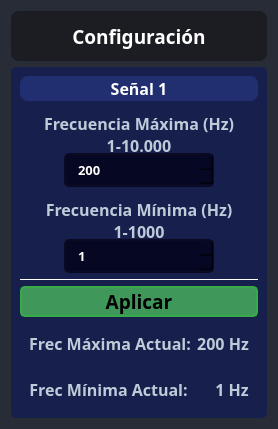
                     <widget class="QFrame" name="frame_18">
                      <property name="sizePolicy">
                       <sizepolicy hsizetype="Preferred" vsizetype="Preferred">
                        <horstretch>0</horstretch>
                        <verstretch>0</verstretch>
                       </sizepolicy>
                      </property>
                      <property name="minimumSize">
                       <size>
                        <width>220</width>
                        <height>425</height>
                       </size>
                      </property>
                      <property name="styleSheet">
                       <string notr="true">background-color: rgb(39, 44, 54);
border-radius: 5px;</string>
                      </property>
                      <property name="frameShape">
                       <enum>QFrame::StyledPanel</enum>
                      </property>
                      <property name="frameShadow">
                       <enum>QFrame::Raised</enum>
                      </property>
                      <layout class="QVBoxLayout" name="verticalLayout_24">
                       <item>
                        <layout class="QGridLayout" name="gridLayout_7">
                         <property name="verticalSpacing">
                          <number>6</number>
                         </property>
                         <item row="2" column="0" alignment="Qt::AlignTop">
                          <widget class="QFrame" name="frame_21">
                           <property name="sizePolicy">
                            <sizepolicy hsizetype="Preferred" vsizetype="Preferred">
                             <horstretch>0</horstretch>
                             <verstretch>0</verstretch>
                            </sizepolicy>
                           </property>
                           <property name="minimumSize">
                            <size>
                             <width>0</width>
                             <height>200</height>
                            </size>
                           </property>
                           <property name="maximumSize">
                            <size>
                             <width>16777215</width>
                             <height>400</height>
                            </size>
                           </property>
                           <property name="styleSheet">
                            <string notr="true">background-color: rgb(23, 32, 77);
border-radius: 5px;</string>
                           </property>
                           <property name="frameShape">
                            <enum>QFrame::StyledPanel</enum>
                           </property>
                           <property name="frameShadow">
                            <enum>QFrame::Raised</enum>
                           </property>
                           <layout class="QVBoxLayout" name="verticalLayout_26" stretch="0,0,0,0,0,0,0,0,0">
                            <property name="spacing">
                             <number>6</number>
                            </property>
                            <item>
                             <widget class="QLabel" name="label_top_info_22">
                              <property name="minimumSize">
                               <size>
                                <width>0</width>
                                <height>25</height>
                               </size>
                              </property>
                              <property name="maximumSize">
                               <size>
                                <width>16777215</width>
                                <height>25</height>
                               </size>
                              </property>
                              <property name="font">
                               <font>
                                <family>Satoshi Black</family>
                                <pointsize>12</pointsize>
                                <weight>75</weight>
                                <bold>true</bold>
                               </font>
                              </property>
                              <property name="styleSheet">
                               <string notr="true">QLabel{
	background-color: rgb(33, 46, 112);
	border: 0px solid ;
	border-radius: 8px;
color: white;
}</string>
                              </property>
                              <property name="text">
                               <string>Señal 1</string>
                              </property>
                              <property name="alignment">
                               <set>Qt::AlignCenter</set>
                              </property>
                             </widget>
                            </item>
                            <item>
                             <widget class="QLabel" name="label_top_info_23">
                              <property name="minimumSize">
                               <size>
                                <width>0</width>
                                <height>40</height>
                               </size>
                              </property>
                              <property name="maximumSize">
                               <size>
                                <width>16777215</width>
                                <height>30</height>
                               </size>
                              </property>
                              <property name="font">
                               <font>
                                <family>Satoshi</family>
                                <pointsize>12</pointsize>
                                <weight>75</weight>
                                <bold>true</bold>
                               </font>
                              </property>
                              <property name="styleSheet">
                               <string notr="true">color: rgb(191, 203, 217)</string>
                              </property>
                              <property name="text">
                               <string>&lt;html&gt;&lt;head/&gt;&lt;body&gt;&lt;p&gt;Frecuencia Máxima (Hz) 1-10.000&lt;/p&gt;&lt;/body&gt;&lt;/html&gt;</string>
                              </property>
                              <property name="alignment">
                               <set>Qt::AlignCenter</set>
                              </property>
                              <property name="wordWrap">
                               <bool>true</bool>
                              </property>
                             </widget>
                            </item>
                            <item alignment="Qt::AlignHCenter">
                             <widget class="QSpinBox" name="maxCarrierFSK1">
                              <property name="sizePolicy">
                               <sizepolicy hsizetype="Fixed" vsizetype="Fixed">
                                <horstretch>0</horstretch>
                                <verstretch>0</verstretch>
                               </sizepolicy>
                              </property>
                              <property name="minimumSize">
                               <size>
                                <width>150</width>
                                <height>30</height>
                               </size>
                              </property>
                              <property name="font">
                               <font>
                                <family>Satoshi</family>
                                <pointsize>10</pointsize>
                                <weight>75</weight>
                                <bold>true</bold>
                               </font>
                              </property>
                              <property name="toolTip">
                               <string/>
                              </property>
                              <property name="styleSheet">
                               <string notr="true">QSpinBox{
	background-color: rgb(5, 7, 35);
	color: rgb(255,255,255);
	border-radius: 5px;
	border: 2px solid rgb(10, 11, 35);
	padding: 5px;
	padding-left: 10px;
}
QSpinBox:hover{
	border: 2px solid rgb(0, 0, 127)
}
QSpinBox QAbstractItemView {
	color: rgb(85, 170, 255);	
	background-color: rgb(27, 29, 35);
	padding: 10px;
	selection-background-color: rgb(27, 29, 35);
}
/*
rgb(27, 29, 35);
rgb(13, 9, 59)
*/

QSpinBox::up-button{
	width: 25px; 
	border-left-width: 3px;
	border-left-color: rgba(39, 44, 54, 150);
	border-left-style: solid;
	border-top-right-radius: 3px;
	border-bottom-right-radius: 3px;	
	background-image: url(:/16x16/icons/16x16/cil-arrow-top.png);
	background-position: center;
	background-repeat: no-reperat;
}

QSpinBox::up-button:hover{
	background-color: rgb(80, 80, 80)
}

QSpinBox::down-button:hover{
	background-color: rgb(80, 80, 80)
}

QSpinBox::down-button{
	width: 25px; 
	border-left-width: 3px;
	border-left-color: rgba(39, 44, 54, 150);
	border-left-style: solid;
	border-top-right-radius: 3px;
	border-bottom-right-radius: 3px;	
	background-image: url(:/16x16/icons/16x16/cil-arrow-bottom.png);
	background-position: center;
	background-repeat: no-reperat;
}</string>
                              </property>
                              <property name="minimum">
                               <number>1</number>
                              </property>
                              <property name="maximum">
                               <number>10000</number>
                              </property>
                              <property name="value">
                               <number>200</number>
                              </property>
                             </widget>
                            </item>
                            <item>
                             <widget class="QLabel" name="label_top_info_21">
                              <property name="minimumSize">
                               <size>
                                <width>0</width>
                                <height>40</height>
                               </size>
                              </property>
                              <property name="maximumSize">
                               <size>
                                <width>16777215</width>
                                <height>30</height>
                               </size>
                              </property>
                              <property name="font">
                               <font>
                                <family>Satoshi</family>
                                <pointsize>12</pointsize>
                                <weight>75</weight>
                                <bold>true</bold>
                               </font>
                              </property>
                              <property name="styleSheet">
                               <string notr="true">color: rgb(191, 203, 217)</string>
                              </property>
                              <property name="text">
                               <string>&lt;html&gt;&lt;head/&gt;&lt;body&gt;&lt;p&gt;Frecuencia Mínima (Hz) 1-1000&lt;/p&gt;&lt;/body&gt;&lt;/html&gt;</string>
                              </property>
                              <property name="alignment">
                               <set>Qt::AlignCenter</set>
                              </property>
                              <property name="wordWrap">
                               <bool>true</bool>
                              </property>
                             </widget>
                            </item>
                            <item alignment="Qt::AlignHCenter">
                             <widget class="QSpinBox" name="minCarrierFSK1">
                              <property name="sizePolicy">
                               <sizepolicy hsizetype="Fixed" vsizetype="Fixed">
                                <horstretch>0</horstretch>
                                <verstretch>0</verstretch>
                               </sizepolicy>
                              </property>
                              <property name="minimumSize">
                               <size>
                                <width>150</width>
                                <height>30</height>
                               </size>
                              </property>
                              <property name="font">
                               <font>
                                <family>Satoshi</family>
                                <pointsize>10</pointsize>
                                <weight>75</weight>
                                <bold>true</bold>
                               </font>
                              </property>
                              <property name="toolTip">
                               <string/>
                              </property>
                              <property name="styleSheet">
                               <string notr="true">QSpinBox{
	background-color: rgb(5, 7, 35);
	color: rgb(255,255,255);
	border-radius: 5px;
	border: 2px solid rgb(10, 11, 35);
	padding: 5px;
	padding-left: 10px;
}
QSpinBox:hover{
	border: 2px solid rgb(0, 0, 127)
}
QSpinBox QAbstractItemView {
	color: rgb(85, 170, 255);	
	background-color: rgb(27, 29, 35);
	padding: 10px;
	selection-background-color: rgb(27, 29, 35);
}
/*
rgb(27, 29, 35);
rgb(13, 9, 59)
*/

QSpinBox::up-button{
	width: 25px; 
	border-left-width: 3px;
	border-left-color: rgba(39, 44, 54, 150);
	border-left-style: solid;
	border-top-right-radius: 3px;
	border-bottom-right-radius: 3px;	
	background-image: url(:/16x16/icons/16x16/cil-arrow-top.png);
	background-position: center;
	background-repeat: no-reperat;
}

QSpinBox::up-button:hover{
	background-color: rgb(80, 80, 80)
}

QSpinBox::down-button:hover{
	background-color: rgb(80, 80, 80)
}

QSpinBox::down-button{
	width: 25px; 
	border-left-width: 3px;
	border-left-color: rgba(39, 44, 54, 150);
	border-left-style: solid;
	border-top-right-radius: 3px;
	border-bottom-right-radius: 3px;	
	background-image: url(:/16x16/icons/16x16/cil-arrow-bottom.png);
	background-position: center;
	background-repeat: no-reperat;
}</string>
                              </property>
                              <property name="minimum">
                               <number>1</number>
                              </property>
                              <property name="maximum">
                               <number>1000</number>
                              </property>
                             </widget>
                            </item>
                            <item>
                             <widget class="Line" name="line">
                              <property name="maximumSize">
                               <size>
                                <width>16777215</width>
                                <height>1</height>
                               </size>
                              </property>
                              <property name="styleSheet">
                               <string notr="true">background-color: rgb(255, 255, 255);</string>
                              </property>
                              <property name="orientation">
                               <enum>Qt::Horizontal</enum>
                              </property>
                             </widget>
                            </item>
                            <item>
                             <widget class="QPushButton" name="btn_AplicarASK">
                              <property name="sizePolicy">
                               <sizepolicy hsizetype="Minimum" vsizetype="Preferred">
                                <horstretch>0</horstretch>
                                <verstretch>0</verstretch>
                               </sizepolicy>
                              </property>
                              <property name="minimumSize">
                               <size>
                                <width>150</width>
                                <height>30</height>
                               </size>
                              </property>
                              <property name="maximumSize">
                               <size>
                                <width>16777215</width>
                                <height>40</height>
                               </size>
                              </property>
                              <property name="font">
                               <font>
                                <family>Satoshi Black</family>
                                <pointsize>14</pointsize>
                                <weight>75</weight>
                                <bold>true</bold>
                               </font>
                              </property>
                              <property name="styleSheet">
                               <string notr="true">QPushButton {
	border: 2px solid rgb(56, 170, 72);
	border-radius: 5px;	
	background-color: rgb(63, 152, 90);
}

/* rgb(52, 59, 72)*/
QPushButton:hover {
	background-color: rgb(60, 198, 84);
	border: 2px solid rgb(60, 196, 72);
}
QPushButton:pressed {	
	background-color: rgb(37, 138, 26);
	border: 2px solid rgb(60, 196, 72);
}</string>
                              </property>
                              <property name="text">
                               <string>Aplicar</string>
                              </property>
                              <property name="icon">
                               <iconset resource="files.qrc">
                                <normaloff>:/16x16/icons/16x16/cil-check-alt.png</normaloff>:/16x16/icons/16x16/cil-check-alt.png</iconset>
                              </property>
                             </widget>
                            </item>
                            <item>
                             <widget class="QFrame" name="frame_20">
                              <property name="minimumSize">
                               <size>
                                <width>0</width>
                                <height>40</height>
                               </size>
                              </property>
                              <property name="maximumSize">
                               <size>
                                <width>16777215</width>
                                <height>40</height>
                               </size>
                              </property>
                              <property name="frameShape">
                               <enum>QFrame::StyledPanel</enum>
                              </property>
                              <property name="frameShadow">
                               <enum>QFrame::Raised</enum>
                              </property>
                              <layout class="QHBoxLayout" name="horizontalLayout_22">
                               <item>
                                <widget class="QLabel" name="label_top_info_31">
                                 <property name="minimumSize">
                                  <size>
                                   <width>0</width>
                                   <height>20</height>
                                  </size>
                                 </property>
                                 <property name="maximumSize">
                                  <size>
                                   <width>16777215</width>
                                   <height>30</height>
                                  </size>
                                 </property>
                                 <property name="font">
                                  <font>
                                   <family>Satoshi</family>
                                   <pointsize>12</pointsize>
                                   <weight>75</weight>
                                   <bold>true</bold>
                                  </font>
                                 </property>
                                 <property name="styleSheet">
                                  <string notr="true">color: rgb(191, 203, 217)</string>
                                 </property>
                                 <property name="text">
                                  <string>Frec Máxima Actual:</string>
                                 </property>
                                 <property name="alignment">
                                  <set>Qt::AlignCenter</set>
                                 </property>
                                </widget>
                               </item>
                               <item alignment="Qt::AlignRight">
                                <widget class="QLabel" name="label_maxASK">
                                 <property name="minimumSize">
                                  <size>
                                   <width>0</width>
                                   <height>20</height>
                                  </size>
                                 </property>
                                 <property name="maximumSize">
                                  <size>
                                   <width>16777215</width>
                                   <height>30</height>
                                  </size>
                                 </property>
                                 <property name="font">
                                  <font>
                                   <family>Satoshi</family>
                                   <pointsize>12</pointsize>
                                   <weight>75</weight>
                                   <bold>true</bold>
                                  </font>
                                 </property>
                                 <property name="styleSheet">
                                  <string notr="true">color: rgb(191, 203, 217)</string>
                                 </property>
                                 <property name="text">
                                  <string>200 Hz</string>
                                 </property>
                                 <property name="alignment">
                                  <set>Qt::AlignCenter</set>
                                 </property>
                                </widget>
                               </item>
                              </layout>
                             </widget>
                            </item>
                            <item>
                             <widget class="QFrame" name="frame_16">
                              <property name="minimumSize">
                               <size>
                                <width>0</width>
                                <height>40</height>
                               </size>
                              </property>
                              <property name="maximumSize">
                               <size>
                                <width>16777215</width>
                                <height>40</height>
                               </size>
                              </property>
                              <property name="frameShape">
                               <enum>QFrame::StyledPanel</enum>
                              </property>
                              <property name="frameShadow">
                               <enum>QFrame::Raised</enum>
                              </property>
                              <layout class="QHBoxLayout" name="horizontalLayout_18">
                               <item>
                                <widget class="QLabel" name="label_top_info_27">
                                 <property name="minimumSize">
                                  <size>
                                   <width>0</width>
                                   <height>20</height>
                                  </size>
                                 </property>
                                 <property name="maximumSize">
                                  <size>
                                   <width>16777215</width>
                                   <height>30</height>
                                  </size>
                                 </property>
                                 <property name="font">
                                  <font>
                                   <family>Satoshi</family>
                                   <pointsize>12</pointsize>
                                   <weight>75</weight>
                                   <bold>true</bold>
                                  </font>
                                 </property>
                                 <property name="styleSheet">
                                  <string notr="true">color: rgb(191, 203, 217)</string>
                                 </property>
                                 <property name="text">
                                  <string>Frec Mínima Actual:</string>
                                 </property>
                                 <property name="alignment">
                                  <set>Qt::AlignCenter</set>
                                 </property>
                                </widget>
                               </item>
                               <item alignment="Qt::AlignRight">
                                <widget class="QLabel" name="label_minASK">
                                 <property name="minimumSize">
                                  <size>
                                   <width>0</width>
                                   <height>20</height>
                                  </size>
                                 </property>
                                 <property name="maximumSize">
                                  <size>
                                   <width>16777215</width>
                                   <height>30</height>
                                  </size>
                                 </property>
                                 <property name="font">
                                  <font>
                                   <family>Satoshi</family>
                                   <pointsize>12</pointsize>
                                   <weight>75</weight>
                                   <bold>true</bold>
                                  </font>
                                 </property>
                                 <property name="styleSheet">
                                  <string notr="true">color: rgb(191, 203, 217)</string>
                                 </property>
                                 <property name="text">
                                  <string>1 Hz</string>
                                 </property>
                                 <property name="alignment">
                                  <set>Qt::AlignCenter</set>
                                 </property>
                                </widget>
                               </item>
                              </layout>
                             </widget>
                            </item>
                           </layout>
                          </widget>
                         </item>
                         <item row="1" column="0">
                          <widget class="QLabel" name="label_title_bar_top_6">
                           <property name="sizePolicy">
                            <sizepolicy hsizetype="Preferred" vsizetype="Preferred">
                             <horstretch>0</horstretch>
                             <verstretch>0</verstretch>
                            </sizepolicy>
                           </property>
                           <property name="minimumSize">
                            <size>
                             <width>0</width>
                             <height>50</height>
                            </size>
                           </property>
                           <property name="maximumSize">
                            <size>
                             <width>16777215</width>
                             <height>50</height>
                            </size>
                           </property>
                           <property name="font">
                            <font>
                             <family>Satoshi Black</family>
                             <pointsize>14</pointsize>
                             <weight>75</weight>
                             <italic>false</italic>
                             <bold>true</bold>
                             <underline>false</underline>
                             <strikeout>false</strikeout>
                             <kerning>true</kerning>
                            </font>
                           </property>
                           <property name="cursor">
                            <cursorShape>ArrowCursor</cursorShape>
                           </property>
                           <property name="styleSheet">
                            <string notr="true">QLabel{
background-color: rgb(27, 29, 35);
border: 0px solid ;
border-radius: 8px;
color: white;
}</string>
                           </property>
                           <property name="text">
                            <string>Configuración</string>
                           </property>
                           <property name="scaledContents">
                            <bool>true</bool>
                           </property>
                           <property name="alignment">
                            <set>Qt::AlignCenter</set>
                           </property>
                           <property name="wordWrap">
                            <bool>false</bool>
                           </property>
                          </widget>
                         </item>
                        </layout>
                       </item>
                      </layout>
                     </widget>
